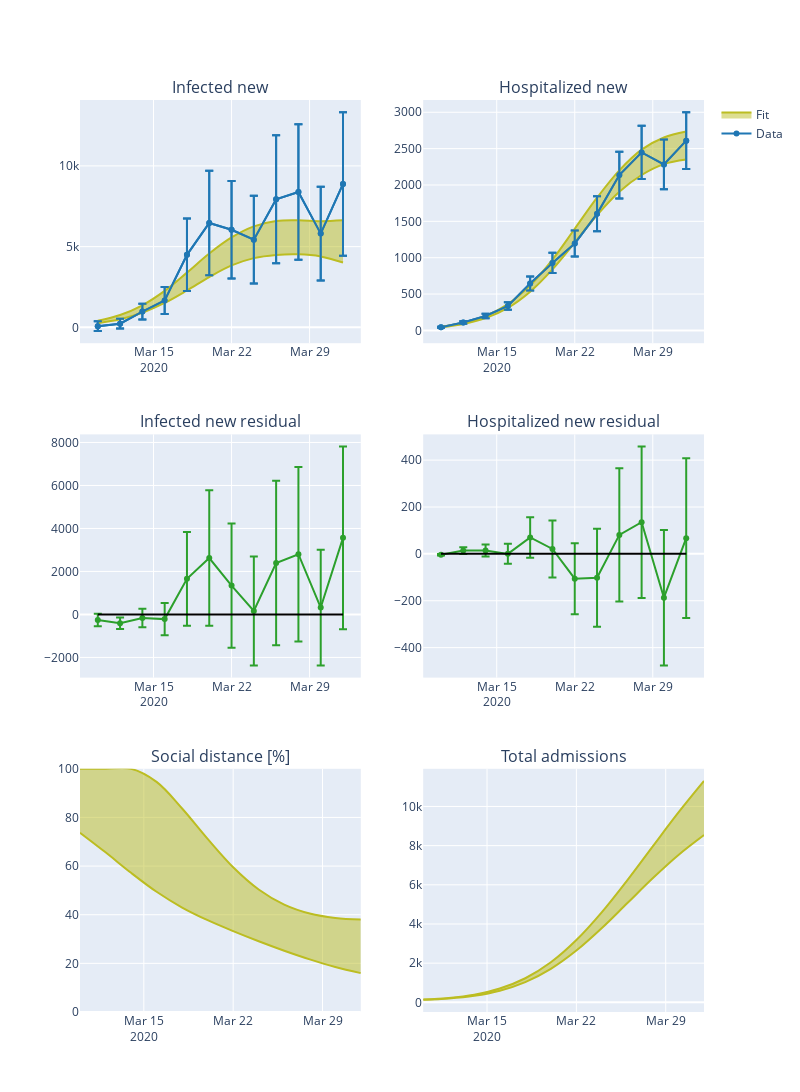

Notebook code for this chart:
### Markdown cell above
## SIHR with social distancing policies

### Code cell
# Fit function now with beta_i_fcn
fcn_w_distancing = FitFcn(
    sihr_step,
    columns=["infected_new", "hospitalized_new"],
    beta_i_fcn=one_minus_logistic_fcn,
    as_array=True,
    drop_rows=[0],
)

# Copy prior from before but add social distancing parameters
prior_w_distancing = prior.copy()
# Maximal reduction of social distancing: R
prior_w_distancing["ratio"] = gvar(0.7, 0.3)
# How many days to go from ~ r to 0.5r: Delta t
prior_w_distancing["social_distance_halfing_days"] = gvar(14, 7)
# After how many days the measures hits 0.5r: t0
prior_w_distancing["social_distance_delay"] = gvar(14, 7)

# Run the fit
fit_w_distancing = nonlinear_fit(
    data=(XX, YY), fcn=fcn_w_distancing, prior=prior_w_distancing
)

# Summarize the fit
summarize_fit(fit_w_distancing)
fig = plot_fits(fit_w_distancing, x=chd_df.index[1:])
fig.show()

### Figure 1 — Plotly figure (JSON) as saved in the notebook; plotly's stock layout.template omitted (floating-point values rounded to 4 significant figures)
{"data": [{"error_y": {"array": [300, 300, 488.5, 834, 2246, 3233, 3022.0, 2716.0, 3966, 4190.0, 2904.0, 4442.0, 4551]}, "line": {"color": "#1f77b4"}, "mode": "markers+lines", "name": "Data", "showlegend": true, "type": "scatter", "x": ["2020-03-10T00:00:00", "2020-03-12T00:00:00", "2020-03-14T00:00:00", "2020-03-16T00:00:00", "2020-03-18T00:00:00", "2020-03-20T00:00:00", "2020-03-22T00:00:00", "2020-03-24T00:00:00", "2020-03-26T00:00:00", "2020-03-28T00:00:00", "2020-03-30T00:00:00", "2020-04-01T00:00:00"], "xaxis": "x", "y": [73, 229, 977, 1668, 4492, 6466, 6043, 5433, 7932, 8381, 5807, 8885, 9102], "yaxis": "y"}, {"line": {"color": "#bcbd22", "shape": "spline"}, "mode": "lines", "showlegend": false, "type": "scatter", "x": ["2020-03-10T00:00:00", "2020-03-12T00:00:00", "2020-03-14T00:00:00", "2020-03-16T00:00:00", "2020-03-18T00:00:00", "2020-03-20T00:00:00", "2020-03-22T00:00:00", "2020-03-24T00:00:00", "2020-03-26T00:00:00", "2020-03-28T00:00:00", "2020-03-30T00:00:00", "2020-04-01T00:00:00"], "xaxis": "x", "y": [262.1, 503.1, 908.9, 1513.0, 2284.0, 3115.0, 3835.0, 4288.0, 4485.0, 4523.0, 4393.0, 4015.0, 3424.0], "yaxis": "y"}, {"fill": "tonexty", "fillcolor": "rgba(188,189,34,0.5)", "line": {"color": "#bcbd22", "shape": "spline"}, "mode": "lines", "name": "Fit", "showlegend": true, "type": "scatter", "x": ["2020-03-10T00:00:00", "2020-03-12T00:00:00", "2020-03-14T00:00:00", "2020-03-16T00:00:00", "2020-03-18T00:00:00", "2020-03-20T00:00:00", "2020-03-22T00:00:00", "2020-03-24T00:00:00", "2020-03-26T00:00:00", "2020-03-28T00:00:00", "2020-03-30T00:00:00", "2020-04-01T00:00:00"], "xaxis": "x", "y": [405.8, 767.0, 1367.0, 2257.0, 3390.0, 4573.0, 5568.0, 6254.0, 6592.0, 6635.0, 6575.0, 6628.0, 6835.0], "yaxis": "y"}, {"error_y": {"array": [300, 300, 488.5, 834, 2246, 3233, 3022.0, 2716.0, 3966, 4190.0, 2904.0, 4442.0, 4551]}, "line": {"color": "#1f77b4"}, "mode": "markers+lines", "name": "Data", "showlegend": false, "type": "scatter", "x": ["2020-03-10T00:00:00", "2020-03-12T00:00:00", "2020-03-14T00:00:00", "2020-03-16T00:00:00", "2020-03-18T00:00:00", "2020-03-20T00:00:00", "2020-03-22T00:00:00", "2020-03-24T00:00:00", "2020-03-26T00:00:00", "2020-03-28T00:00:00", "2020-03-30T00:00:00", "2020-04-01T00:00:00"], "xaxis": "x", "y": [73, 229, 977, 1668, 4492, 6466, 6043, 5433, 7932, 8381, 5807, 8885, 9102], "yaxis": "y"}, {"error_y": {"array": [291.3, 269.4, 431.5, 746.5, 2177.0, 3150.0, 2895.0, 2532.0, 3823.0, 4055.0, 2691.0, 4246.0, 4219.0]}, "line": {"color": "#2ca02c"}, "mode": "markers+lines", "name": "Residual", "showlegend": false, "type": "scatter", "x": ["2020-03-10T00:00:00", "2020-03-12T00:00:00", "2020-03-14T00:00:00", "2020-03-16T00:00:00", "2020-03-18T00:00:00", "2020-03-20T00:00:00", "2020-03-22T00:00:00", "2020-03-24T00:00:00", "2020-03-26T00:00:00", "2020-03-28T00:00:00", "2020-03-30T00:00:00", "2020-04-01T00:00:00"], "xaxis": "x3", "y": [-260, -406, -161, -216, 1655, 2622, 1341, 161, 2393, 2801, 322, 3563, 3972], "yaxis": "y3"}, {"line": {"color": "black"}, "mode": "lines", "showlegend": false, "type": "scatter", "x": ["2020-03-10T00:00:00", "2020-03-12T00:00:00", "2020-03-14T00:00:00", "2020-03-16T00:00:00", "2020-03-18T00:00:00", "2020-03-20T00:00:00", "2020-03-22T00:00:00", "2020-03-24T00:00:00", "2020-03-26T00:00:00", "2020-03-28T00:00:00", "2020-03-30T00:00:00", "2020-04-01T00:00:00"], "xaxis": "x3", "y": [0, 0, 0, 0, 0, 0, 0, 0, 0, 0, 0, 0, 0], "yaxis": "y3"}, {"error_y": {"array": [6.45, 16.35, 29.7, 50.4, 96.9, 139.2, 179.4, 240.4, 320.4, 367.2, 342.3, 391.5, 355.5]}, "line": {"color": "#1f77b4"}, "mode": "markers+lines", "name": "Data", "showlegend": false, "type": "scatter", "x": ["2020-03-10T00:00:00", "2020-03-12T00:00:00", "2020-03-14T00:00:00", "2020-03-16T00:00:00", "2020-03-18T00:00:00", "2020-03-20T00:00:00", "2020-03-22T00:00:00", "2020-03-24T00:00:00", "2020-03-26T00:00:00", "2020-03-28T00:00:00", "2020-03-30T00:00:00", "2020-04-01T00:00:00"], "xaxis": "x2", "y": [43, 109, 198, 336, 646, 928, 1196, 1603, 2136, 2448, 2282, 2610, 2370], "yaxis": "y2"}, {"line": {"color": "#bcbd22", "shape": "spline"}, "mode": "lines", "showlegend": false, "type": "scatter", "x": ["2020-03-10T00:00:00", "2020-03-12T00:00:00", "2020-03-14T00:00:00", "2020-03-16T00:00:00", "2020-03-18T00:00:00", "2020-03-20T00:00:00", "2020-03-22T00:00:00", "2020-03-24T00:00:00", "2020-03-26T00:00:00", "2020-03-28T00:00:00", "2020-03-30T00:00:00", "2020-04-01T00:00:00"], "xaxis": "x2", "y": [41.7, 87.03, 168.5, 309.2, 531.6, 838.6, 1207.0, 1586.0, 1908.0, 2137.0, 2286.0, 2350.0, 2270.0], "yaxis": "y2"}, {"fill": "tonexty", "fillcolor": "rgba(188,189,34,0.5)", "line": {"color": "#bcbd22", "shape": "spline"}, "mode": "lines", "name": "Fit", "showlegend": false, "type": "scatter", "x": ["2020-03-10T00:00:00", "2020-03-12T00:00:00", "2020-03-14T00:00:00", "2020-03-16T00:00:00", "2020-03-18T00:00:00", "2020-03-20T00:00:00", "2020-03-22T00:00:00", "2020-03-24T00:00:00", "2020-03-26T00:00:00", "2020-03-28T00:00:00", "2020-03-30T00:00:00", "2020-04-01T00:00:00"], "xaxis": "x2", "y": [52.94, 102.7, 198.0, 362.9, 619.4, 974.9, 1398.0, 1825.0, 2202.0, 2487.0, 2653.0, 2736.0, 2834.0], "yaxis": "y2"}, {"error_y": {"array": [6.45, 16.35, 29.7, 50.4, 96.9, 139.2, 179.4, 240.4, 320.4, 367.2, 342.3, 391.5, 355.5]}, "line": {"color": "#1f77b4"}, "mode": "markers+lines", "name": "Data", "showlegend": false, "type": "scatter", "x": ["2020-03-10T00:00:00", "2020-03-12T00:00:00", "2020-03-14T00:00:00", "2020-03-16T00:00:00", "2020-03-18T00:00:00", "2020-03-20T00:00:00", "2020-03-22T00:00:00", "2020-03-24T00:00:00", "2020-03-26T00:00:00", "2020-03-28T00:00:00", "2020-03-30T00:00:00", "2020-04-01T00:00:00"], "xaxis": "x2", "y": [43, 109, 198, 336, 646, 928, 1196, 1603, 2136, 2448, 2282, 2610, 2370], "yaxis": "y2"}, {"error_y": {"array": [3.169, 14.36, 25.77, 42.65, 86.4, 121.4, 151.8, 208.7, 284.7, 322.8, 289.0, 340.6, 216.9]}, "line": {"color": "#2ca02c"}, "mode": "markers+lines", "name": "Residual", "showlegend": false, "type": "scatter", "x": ["2020-03-10T00:00:00", "2020-03-12T00:00:00", "2020-03-14T00:00:00", "2020-03-16T00:00:00", "2020-03-18T00:00:00", "2020-03-20T00:00:00", "2020-03-22T00:00:00", "2020-03-24T00:00:00", "2020-03-26T00:00:00", "2020-03-28T00:00:00", "2020-03-30T00:00:00", "2020-04-01T00:00:00"], "xaxis": "x4", "y": [-4, 14, 14, 0, 70, 21, -106, -102, 81, 135, -187, 67, -181], "yaxis": "y4"}, {"line": {"color": "black"}, "mode": "lines", "showlegend": false, "type": "scatter", "x": ["2020-03-10T00:00:00", "2020-03-12T00:00:00", "2020-03-14T00:00:00", "2020-03-16T00:00:00", "2020-03-18T00:00:00", "2020-03-20T00:00:00", "2020-03-22T00:00:00", "2020-03-24T00:00:00", "2020-03-26T00:00:00", "2020-03-28T00:00:00", "2020-03-30T00:00:00", "2020-04-01T00:00:00"], "xaxis": "x4", "y": [0, 0, 0, 0, 0, 0, 0, 0, 0, 0, 0, 0, 0], "yaxis": "y4"}, {"line": {"color": "#bcbd22", "shape": "spline"}, "mode": "lines", "showlegend": false, "type": "scatter", "x": ["2020-03-10T00:00:00", "2020-03-12T00:00:00", "2020-03-14T00:00:00", "2020-03-16T00:00:00", "2020-03-18T00:00:00", "2020-03-20T00:00:00", "2020-03-22T00:00:00", "2020-03-24T00:00:00", "2020-03-26T00:00:00", "2020-03-28T00:00:00", "2020-03-30T00:00:00", "2020-04-01T00:00:00"], "xaxis": "x5", "y": [73.73, 65.65, 57.22, 49.43, 42.95, 37.75, 33.26, 29.1, 25.2, 21.65, 18.54, 15.98, 13.99, 12.5], "yaxis": "y5"}, {"fill": "tonexty", "fillcolor": "rgba(188,189,34,0.5)", "line": {"color": "#bcbd22", "shape": "spline"}, "mode": "lines", "showlegend": false, "type": "scatter", "x": ["2020-03-10T00:00:00", "2020-03-12T00:00:00", "2020-03-14T00:00:00", "2020-03-16T00:00:00", "2020-03-18T00:00:00", "2020-03-20T00:00:00", "2020-03-22T00:00:00", "2020-03-24T00:00:00", "2020-03-26T00:00:00", "2020-03-28T00:00:00", "2020-03-30T00:00:00", "2020-04-01T00:00:00"], "xaxis": "x5", "y": [100, 100, 100, 94.62, 83.66, 71.17, 59.53, 50.38, 44.15, 40.49, 38.67, 37.98, 37.87, 38.01], "yaxis": "y5"}, {"line": {"color": "#bcbd22", "shape": "spline"}, "mode": "lines", "showlegend": false, "type": "scatter", "x": ["2020-03-10T00:00:00", "2020-03-12T00:00:00", "2020-03-14T00:00:00", "2020-03-16T00:00:00", "2020-03-18T00:00:00", "2020-03-20T00:00:00", "2020-03-22T00:00:00", "2020-03-24T00:00:00", "2020-03-26T00:00:00", "2020-03-28T00:00:00", "2020-03-30T00:00:00", "2020-04-01T00:00:00"], "xaxis": "x6", "y": [127.1, 193.9, 332.9, 591.2, 1031.0, 1708.0, 2642.0, 3794.0, 5068.0, 6343.0, 7520.0, 8537.0, 9344.0], "yaxis": "y6"}, {"fill": "tonexty", "fillcolor": "rgba(188,189,34,0.5)", "line": {"color": "#bcbd22", "shape": "spline"}, "mode": "lines", "showlegend": false, "type": "scatter", "x": ["2020-03-10T00:00:00", "2020-03-12T00:00:00", "2020-03-14T00:00:00", "2020-03-16T00:00:00", "2020-03-18T00:00:00", "2020-03-20T00:00:00", "2020-03-22T00:00:00", "2020-03-24T00:00:00", "2020-03-26T00:00:00", "2020-03-28T00:00:00", "2020-03-30T00:00:00", "2020-04-01T00:00:00"], "xaxis": "x6", "y": [142.4, 226.8, 394.1, 704.0, 1230.0, 2043.0, 3179.0, 4607.0, 6242.0, 7976.0, 9693.0, 11300.0, 12760.0], "yaxis": "y6"}], "layout": {"annotations": [{"font": {"size": 16}, "showarrow": false, "text": "Infected new", "x": 0.225, "xanchor": "center", "xref": "paper", "y": 1, "yanchor": "bottom", "yref": "paper"}, {"font": {"size": 16}, "showarrow": false, "text": "Hospitalized new", "x": 0.775, "xanchor": "center", "xref": "paper", "y": 1, "yanchor": "bottom", "yref": "paper"}, {"font": {"size": 16}, "showarrow": false, "text": "Infected new residual", "x": 0.225, "xanchor": "center", "xref": "paper", "y": 0.6333, "yanchor": "bottom", "yref": "paper"}, {"font": {"size": 16}, "showarrow": false, "text": "Hospitalized new residual", "x": 0.775, "xanchor": "center", "xref": "paper", "y": 0.6333, "yanchor": "bottom", "yref": "paper"}, {"font": {"size": 16}, "showarrow": false, "text": "Social distance [%]", "x": 0.225, "xanchor": "center", "xref": "paper", "y": 0.2667, "yanchor": "bottom", "yref": "paper"}, {"font": {"size": 16}, "showarrow": false, "text": "Total admissions", "x": 0.775, "xanchor": "center", "xref": "paper", "y": 0.2667, "yanchor": "bottom", "yref": "paper"}], "height": 1200, "width": 800, "xaxis": {"anchor": "y", "domain": [0, 0.45]}, "xaxis2": {"anchor": "y2", "domain": [0.55, 1]}, "xaxis3": {"anchor": "y3", "domain": [0, 0.45]}, "xaxis4": {"anchor": "y4", "domain": [0.55, 1]}, "xaxis5": {"anchor": "y5", "domain": [0, 0.45]}, "xaxis6": {"anchor": "y6", "domain": [0.55, 1]}, "yaxis": {"anchor": "x", "domain": [0.7333, 1]}, "yaxis2": {"anchor": "x2", "domain": [0.7333, 1]}, "yaxis3": {"anchor": "x3", "domain": [0.3667, 0.6333]}, "yaxis4": {"anchor": "x4", "domain": [0.3667, 0.6333]}, "yaxis5": {"anchor": "x5", "domain": [0, 0.2667], "range": [0, 100]}, "yaxis6": {"anchor": "x6", "domain": [0, 0.2667]}}}
